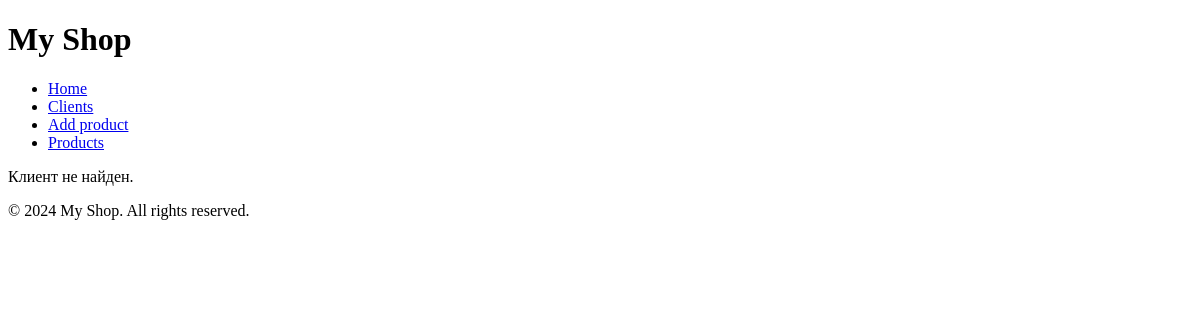
Before: /shop/client/26/ with the older database file.
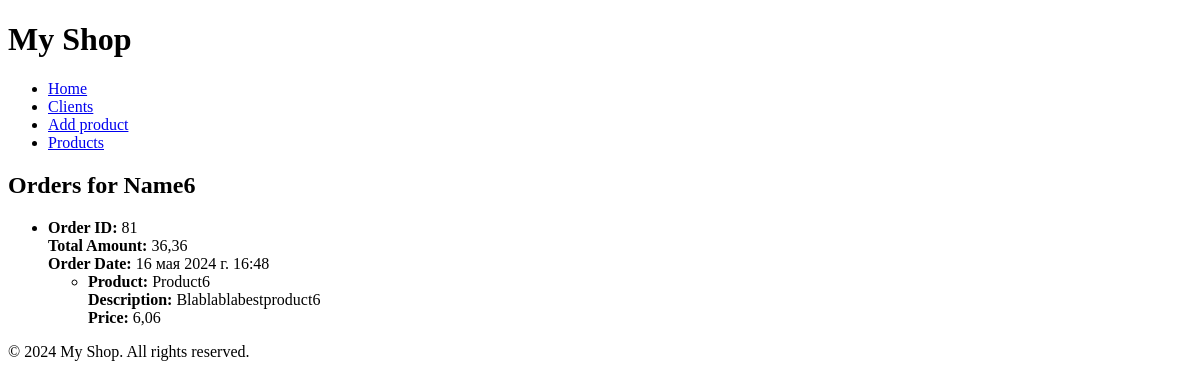
After: the same page with the newer database file.
### myshopapp/models.py (models this page shows, shortened)
class Client(models.Model):
    name = models.CharField(max_length=100)
    email = models.EmailField()
    phone_number = models.CharField(max_length=20)
    address = models.CharField(max_length=200)
    registration_date = models.DateTimeField(default=timezone.now)

class Order(models.Model):
    client = models.ForeignKey(Client, on_delete=models.CASCADE)
    products = models.ManyToManyField(Product)
    total_amount = models.DecimalField(max_digits=10, decimal_places=2)
    order_date = models.DateTimeField(default=timezone.now)

class Product(models.Model):
    name = models.CharField(max_length=100)
    description = models.TextField()
    price = models.DecimalField(max_digits=10, decimal_places=2)
    count = models.IntegerField()
    added_date = models.DateTimeField(default=timezone.now)
    img = models.ImageField(upload_to='product_images/', blank=True, null=True)

### myshopapp/views.py (the view)
# urls.py: path('client/<int:pk>/', views.client_orders_view, name='client_orders_view'),
def client_orders_view(request, pk):
    client = Client.objects.filter(pk=pk).first()
    if client is None:
        return render(request, 'myshopapp/client_orders.html', {'error_message': 'Клиент не найден.'})
    orders = client.order_set.all()  # Получаем все заказы клиента
    return render(request, 'myshopapp/client_orders.html', {'client': client, 'orders': orders})

### myshopapp/templates/myshopapp/client_orders.html (shortened to what this page needs)
{% extends 'base.html' %}
{% block content %}
    {% if orders %}
        <h2>Orders for {{ client.name }}</h2>
        <ul>
            {% for order in orders %}
                <li>
                    <strong>Order ID:</strong> {{ order.id }}<br>
                    <strong>Total Amount:</strong> {{ order.total_amount }}<br>
                    <strong>Order Date:</strong> {{ order.order_date }}<br>
                    <ul>
                        {% for product in order.products.all %}
                            <li>
                                <strong>Product:</strong> {{ product.name }}<br>
                                <strong>Description:</strong> {{ product.description }}<br>
                                <strong>Price:</strong> {{ product.price }}<br>
                            </li>
                        {% endfor %}
                    </ul>
                </li>
            {% endfor %}
        </ul>
    {% else %}
        <p>{{ error_message }}</p>
    {% endif %}
{% endblock %}

Changed rows visible on the page:
added Client: name "Name6"
added Order: id "81", total_amount "36,36", order_date "16 мая 2024 г. 16:48"
added Product: name "Product6", description "Blablablabestproduct6", price "6,06"
Other visible differences:
{{ error_message }}: "Клиент не найден." → (not shown)
text now shown: "Orders for"
